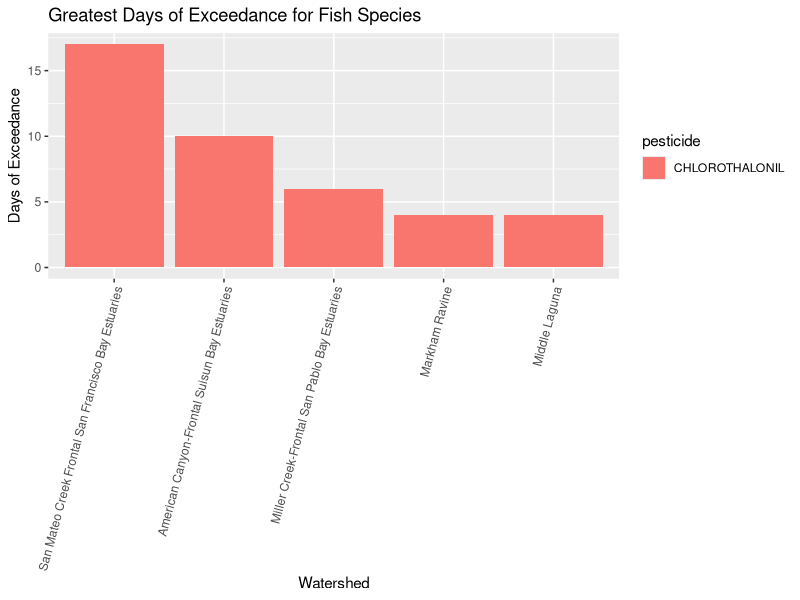
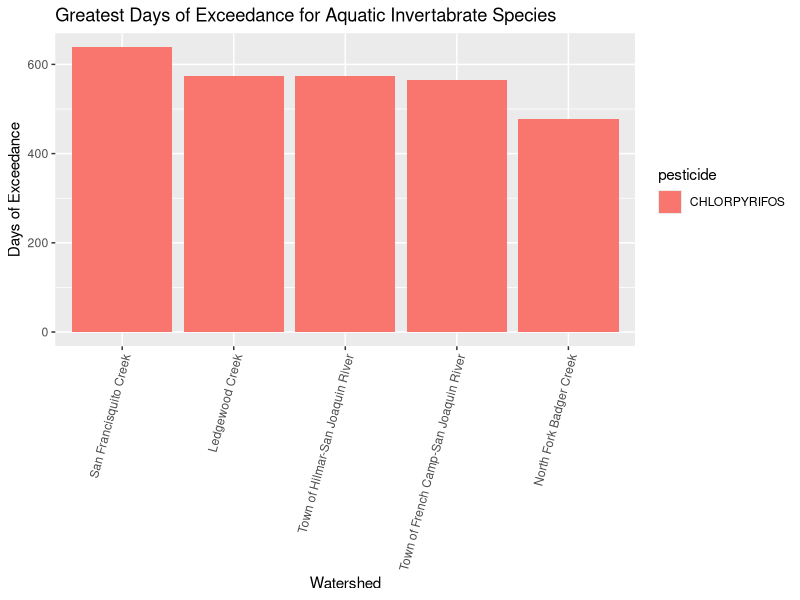
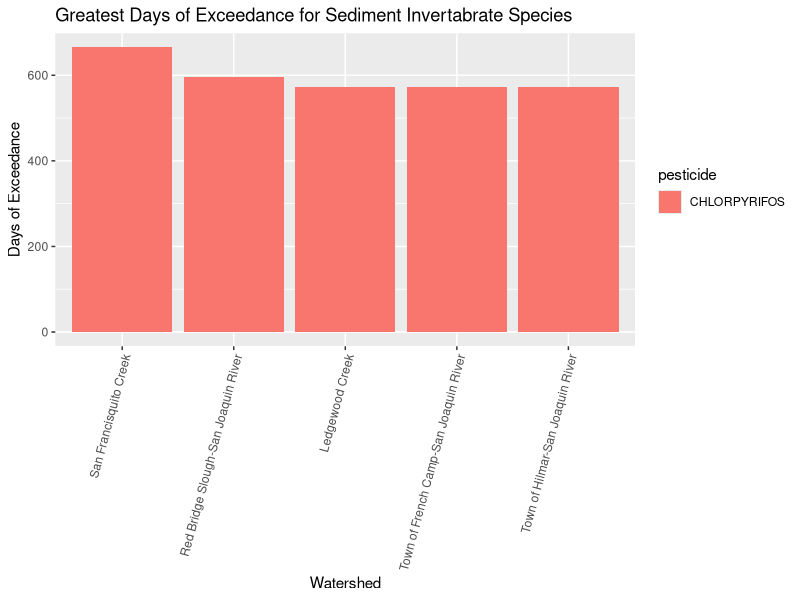
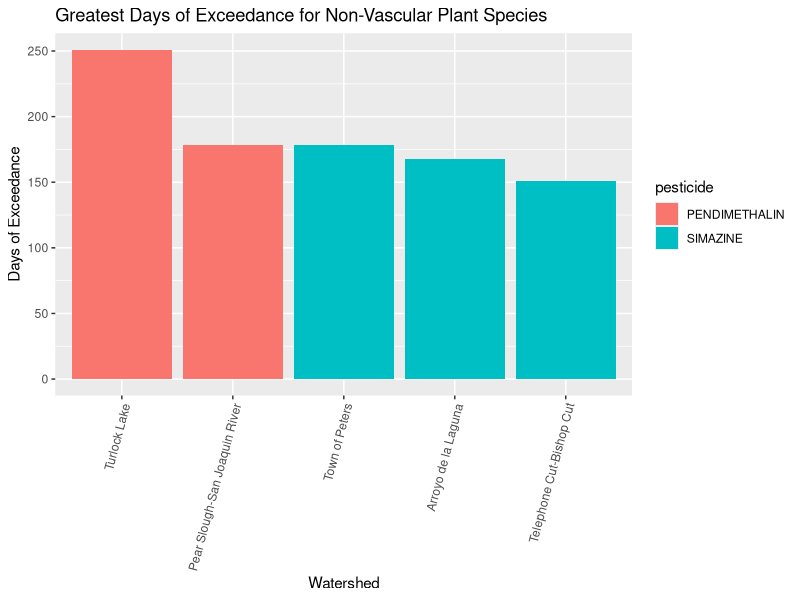
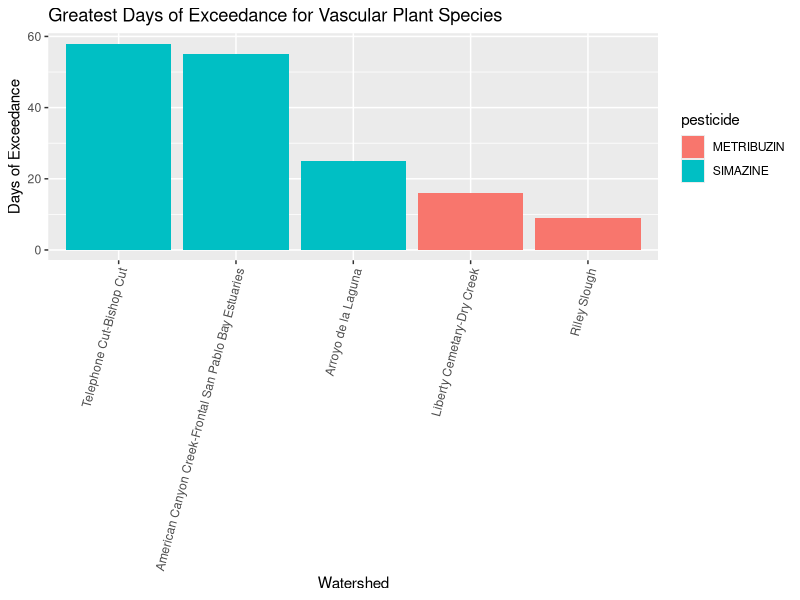
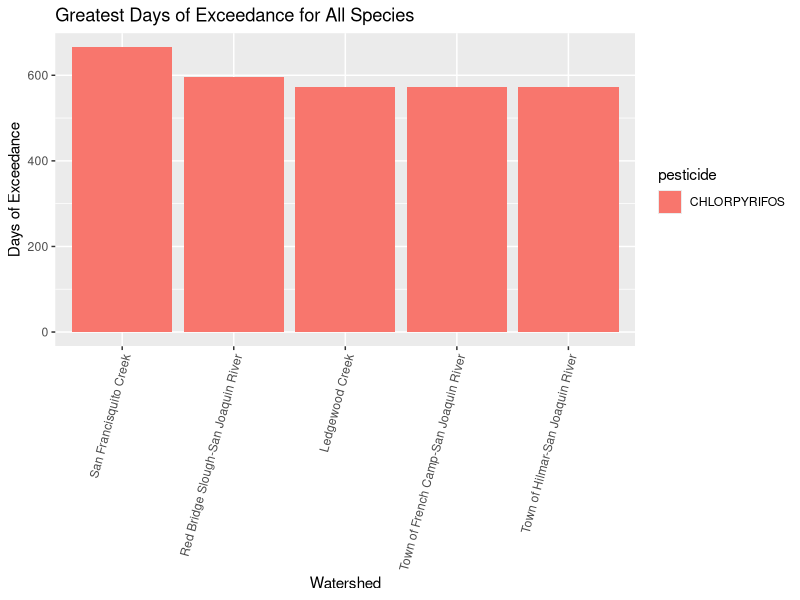

The R script that drew these images, in order:
## ---- chunk 1
knitr::opts_chunk$set(echo = FALSE, include=FALSE, warning = FALSE, message = FALSE)

library(here)
library(tidyverse)
library(ggplot2)
library(ggpubr)
library(patchwork)
library(kableExtra)
library(dplyr)
## ---- chunk 2
days_exceed <- read_csv(here("Tab3_Days_ExceedHealthBenchmarks.csv"))

summary(days_exceed)

### By species 
### Days invert sed = max 381
### Days invertebrate water = max 250
### Days plant non-vascular = max 190 


### Days any species = max 381 (going to be from days invert sed
unique(days_exceed$huc)



#### Creating a pivot longer df instead 
exceed_longer <- days_exceed %>% 
  pivot_longer(cols = days_fish:days_any_species, names_to = "species", values_to = "days") 

## ---- chunk 3
fish <- exceed_longer %>% 
  select(huc, species, pesticide, days) %>% 
  filter(species == "days_fish") %>% 
  slice_max(days, n = 5) %>% # keeping the largest values of the counts by lake 
  arrange(-days) # arranges selected choices from greatest to least 
  

## Plot it 
ggplot(data = fish, aes(y = days, x = huc, fill = pesticide)) +
  scale_x_discrete(limits = fish$huc) +
  geom_col() +
  labs(y = 'Days of Exceedance', x = "Watershed",
       title = "Greatest Days of Exceedance for Fish Species") +
  theme(axis.text.x = element_text(angle =75, hjust = 1))
## ---- chunk 4
invert_water <- exceed_longer %>% 
  select(species, pesticide, huc, days) %>% 
  filter(species == "days_invertebrate_water") %>% 
  slice_max(days, n = 5) %>% # keeping the largest values of the counts by lake
  arrange(-days) # arranges selected choices from greatest to least


## Plot it 
ggplot(data = invert_water, aes(y = days, x = huc, fill = pesticide)) +
  scale_x_discrete(limits = invert_water$huc) +
  geom_col() +
  labs(y = 'Days of Exceedance', x = "Watershed",
       title = "Greatest Days of Exceedance for Aquatic Invertabrate Species") +
  theme(axis.text.x = element_text(angle =75, hjust = 1))
## ---- chunk 5
invert_sed <- exceed_longer %>% 
  select(species, pesticide, huc, days) %>% 
  filter(species == "days_invertebrate_sed") %>% 
  slice_max(days, n = 5) %>% # keeping the largest values of the counts by lake
  arrange(-days) # arranges selected choices from greatest to least


## Plot it 
ggplot(data = invert_sed, aes(y = days, x = huc, fill = pesticide)) +
  scale_x_discrete(limits = invert_sed$huc) +
  geom_col() +
  labs(y = 'Days of Exceedance', x = "Watershed",
       title = "Greatest Days of Exceedance for Sediment Invertabrate Species") +
  theme(axis.text.x = element_text(angle =75, hjust = 1))
## ---- chunk 6
non_vasc_plant <- exceed_longer %>% 
  select(species, pesticide, huc, days) %>% 
  filter(species == "days_plant_nonvascular") %>% 
  slice_max(days, n = 5) %>% # keeping the largest values of the counts by lake
  arrange(-days) # arranges selected choices from greatest to least


## Plot it 
ggplot(data = non_vasc_plant, aes(y = days, x = huc, fill = pesticide)) +
  scale_x_discrete(limits = non_vasc_plant$huc) +
  geom_col() +
  labs(y = 'Days of Exceedance', x = "Watershed",
       title = "Greatest Days of Exceedance for Non-Vascular Plant Species") +
  theme(axis.text.x = element_text(angle =75, hjust = 1))
## ---- chunk 7
vasc_plant <- exceed_longer %>% 
  select(species, pesticide, huc, days) %>% 
  filter(species == "days_plant_vascular") %>% 
  slice_max(days, n = 5) %>% # keeping the largest values of the counts by lake
  arrange(-days) # arranges selected choices from greatest to least


## Plot it 
ggplot(data = vasc_plant, aes(y = days, x = huc, fill = pesticide)) +
  scale_x_discrete(limits = vasc_plant$huc) +
  geom_col() +
  labs(y = 'Days of Exceedance', x = "Watershed",
       title = "Greatest Days of Exceedance for Vascular Plant Species") +
  theme(axis.text.x = element_text(angle =75, hjust = 1))
## ---- chunk 8
all_species <- exceed_longer %>% 
  select(species, pesticide, huc, days) %>% 
  filter(species == "days_any_species") %>% 
  slice_max(days, n = 5) %>% # keeping the largest values of the counts by lake
  arrange(-days) # arranges selected choices from greatest to least


## Plot it 
ggplot(data = all_species, aes(y = days, x = huc, fill = pesticide)) +
  scale_x_discrete(limits = all_species$huc) +
  geom_col() +
  labs(y = 'Days of Exceedance', x = "Watershed",
       title = "Greatest Days of Exceedance for All Species") +
  theme(axis.text.x = element_text(angle =75, hjust = 1))
